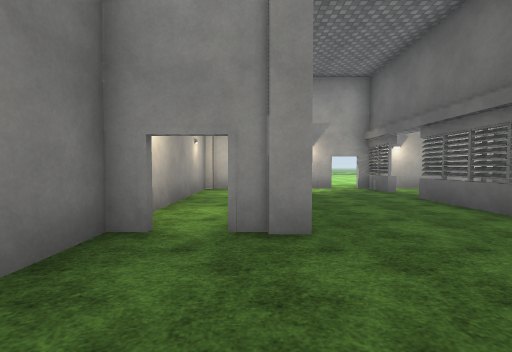
[1] (above)

24 first-person views from a walk through a 3-D level made in the Unity game engine. The camera is 1.4 m above the floor, tilts 2° down and sees 90° across. The floor is counted in squares, 1.8 m on a side. Each view is taken from the middle of a square. On the plan, view 1 faces up. The plan holds only what a view shows up to about 10 squares ahead; the rest is blank. The place goes on beyond the plan. The terrain is drawn as flat ground. The player character is not drawn. Surface patterns are stand-ins for the level's own textures.

[2]
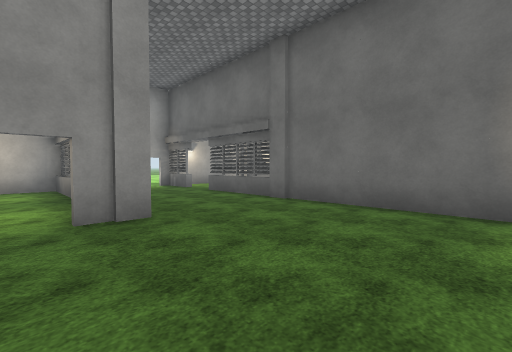

[3]
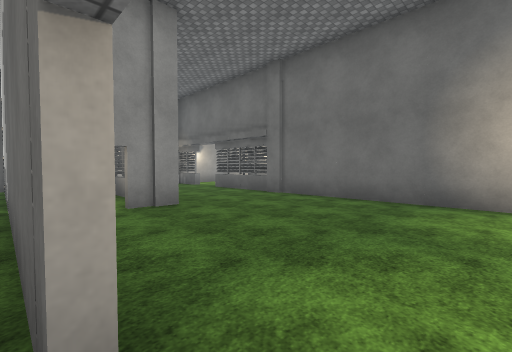

[4]
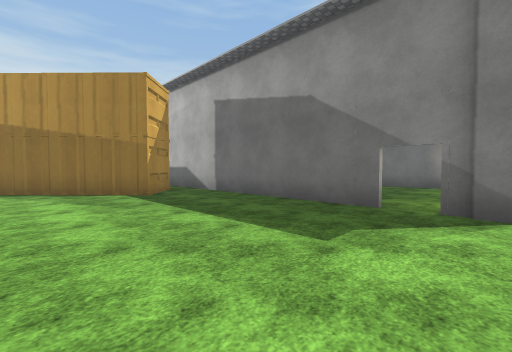

[5]
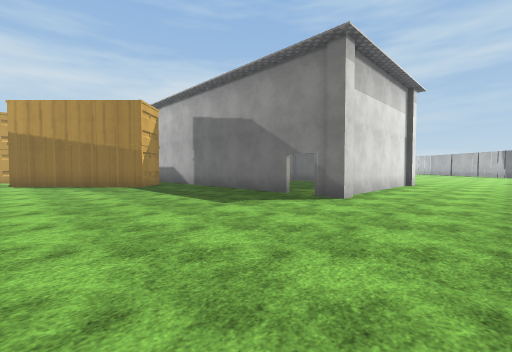

[6]
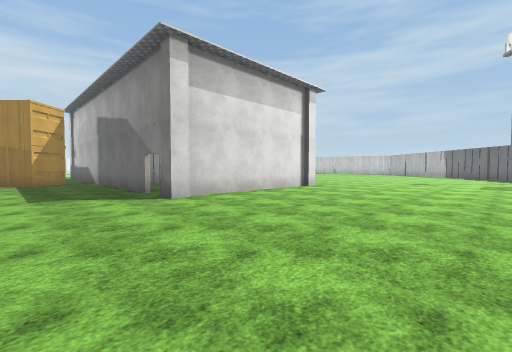

[7]
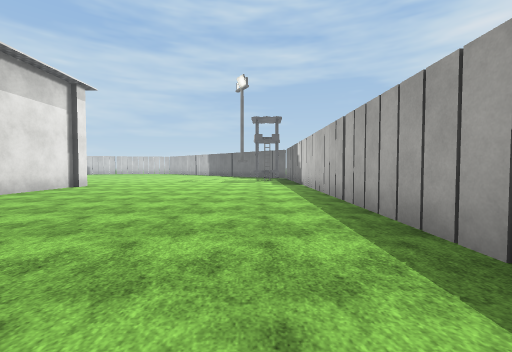

[8]
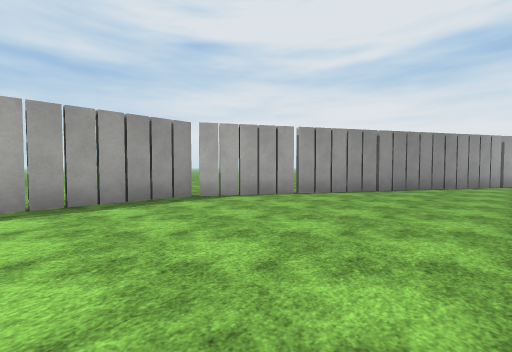

[9]
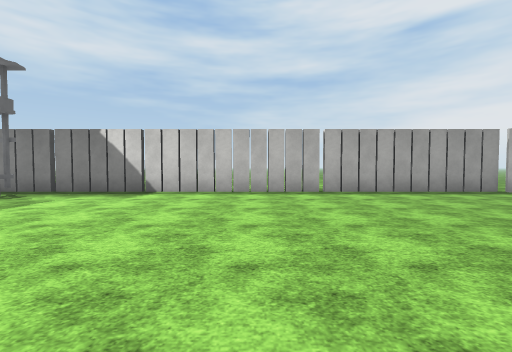

[10]
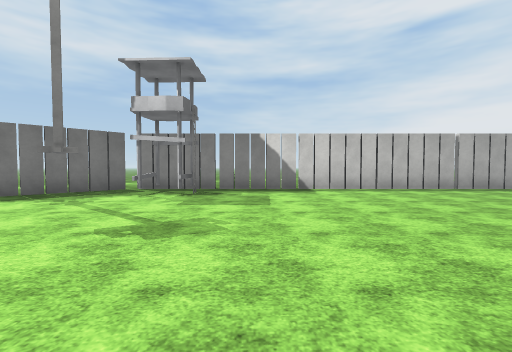

[11]
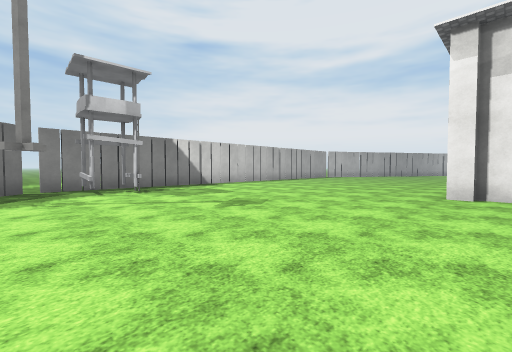

[12]
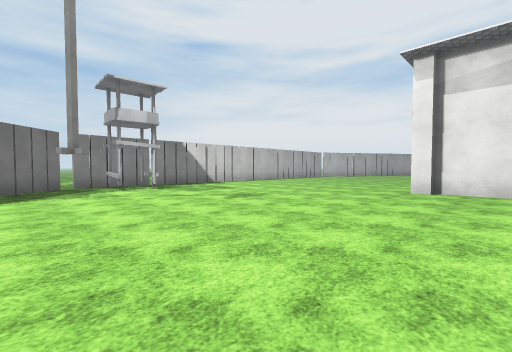

[13]
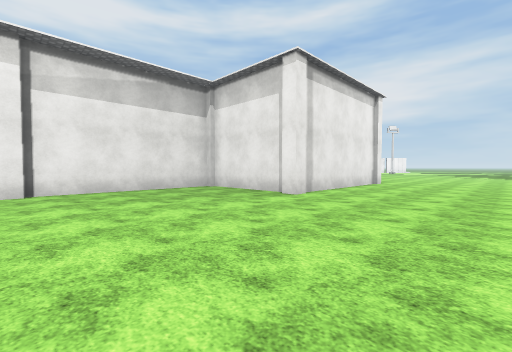

[14]
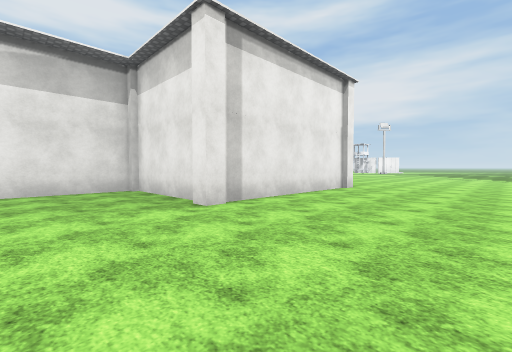

[15]
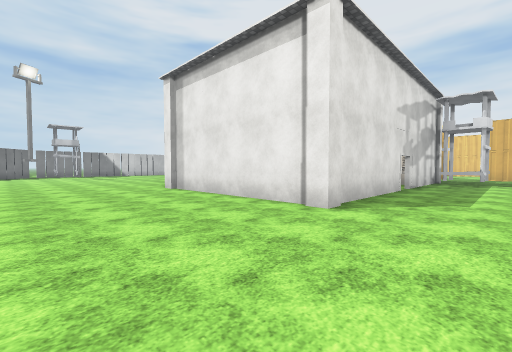

[16]
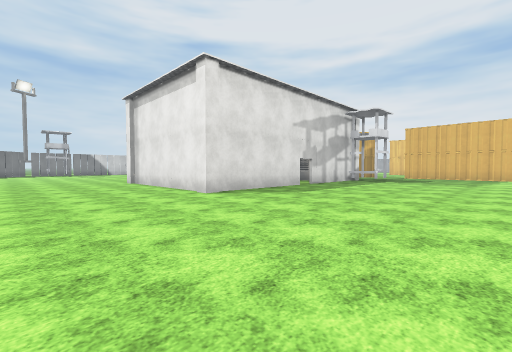

[17]
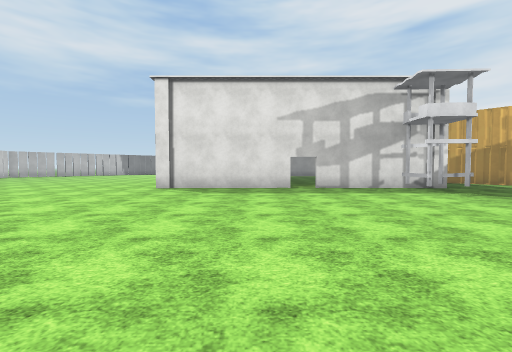

[18]
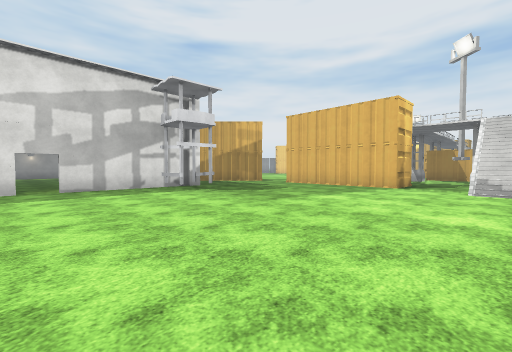

[19]
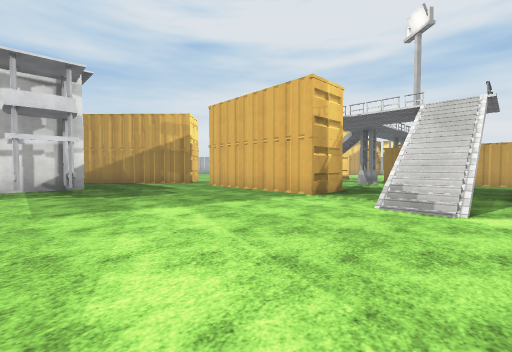

[20]
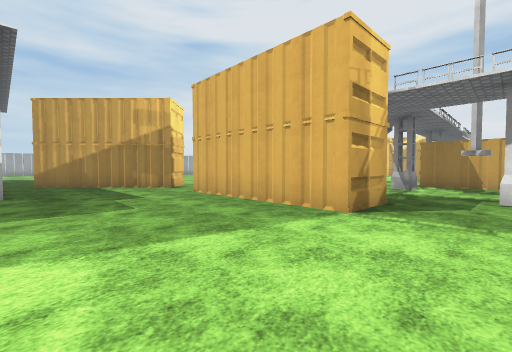

[21]
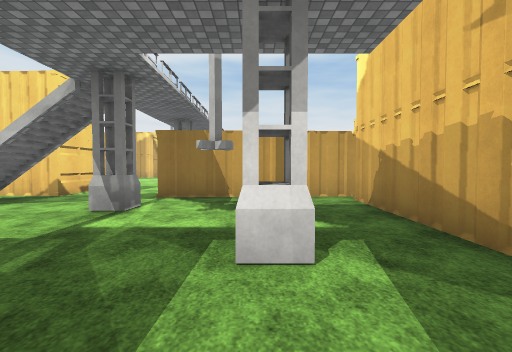

[22]
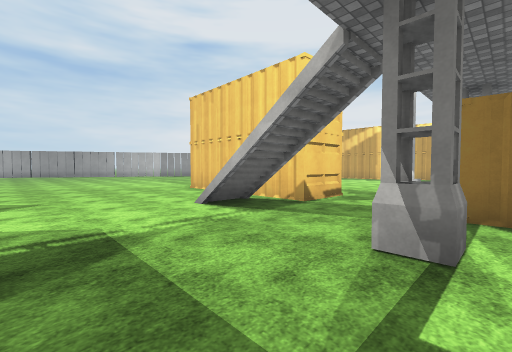

[23]
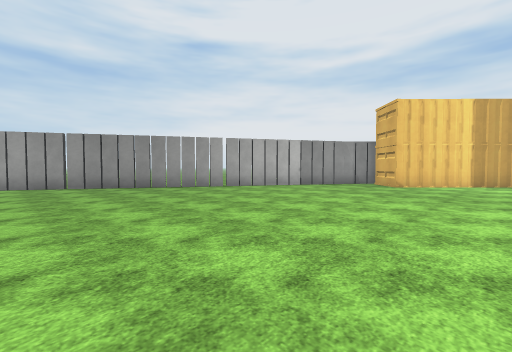

[24]
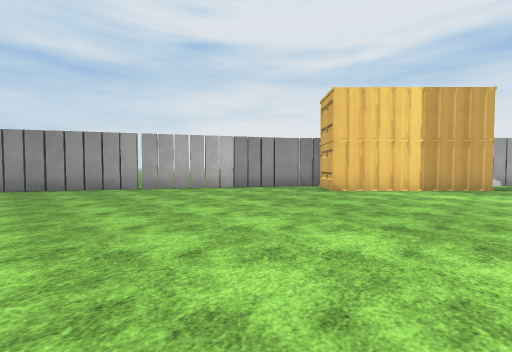

### Floor plan
Points are (right, up) in squares from view 1. A wall is a line through its corners. A room is listed if a view was taken in it or the views show most of it. See-through windows are left out.
Room 1 (views 1, 2)
walls: (0.3, 5) (0.3, 9.2); (-1.2, 3) (-1.8, 3) (-1.8, 1.7); (4.1, 7.7) (4.1, 9.4); (4.1, -2.1) (4.1, 6.4); (-1.8, 8.5) (-1.8, 4.4); (2.7, 9.3) (-1.5, 9.3)
ways out: opening at (-1, -2) to room 2; opening at (3, 9) to room 2; opening at (4, 7)
objects: other object (0, 3); other object (4, 3)
Room 2 (views 3, 4, 5, 6, 7, 8, 9, 10, 11, 12, 13, 14, 15, 16, 17, 18, 19, 20, 21, 22, 23, 24)
walls: (-3.5, 6.1) (-3.3, 5.6); (-1.5, 9.4) (2.7, 9.4); (-6.6, 9) (-2.9, 5.3) (-4.1, 4.1) (-7.8, 7.8); (-1.5, 11.4) (-1.5, 10.5); (-1.9, -1.3) (-1.9, 7.2); (3.6, 9.4) (7.6, 9.4); (4.2, 2.5) (4.2, -2.6); (7.6, 3) (4.6, 3); (3.5, -2.9) (-1.5, -2.9); (-7.9, 16.1) (-6.2, 16) (-6.3, 10.9); (8.5, 8.6) (8.5, 3.5); (-15.7, 12.7) (-13.9, 12.6) (-14.1, 7.5); (-9.2, 20.2) (-13.1, 20.4); (-13.7, 20.7) (-13.6, 15.4); (-5.6, -12) (-0.1, -12); (0, -12) (11.4, -12) (13.5, -10); (-18.9, -4.3) (-5.7, -11.9); (-22.5, 1.8) (-19.7, -1.1) (-20.8, -2.2); (10.3, -9.9) (10.3, -11.4); (8.9, -11.4) (9, -9.8)
low walls: (-0.2, 11.3) (-0.3, 9.8)
ways out: opening at (-1, -2) to room 1; opening at (3, 9) to room 1; gap at (0, -12); gap at (8, -12)
objects: other object (-16, 15); other object (-12, 15); other object (-9, 18); other object (-2, -3); other object (-2, 9) to (-2, 10); other object (4, -3); other object (8, 3); other object (8, 9)

Positions as (right, up) in squares from view 1, and headings:
1: (0, 0), facing up
2: (-1, -1), facing up-right
3: (-2, -2), facing up-right
4: (-7, -3), facing up-right
5: (-8, -6), facing up-right
6: (-5, -9), facing up-right
7: (-6, -10), facing right
8: (-2, -6), facing down-left
9: (2, -4), facing down
10: (7, -3), facing down
11: (12, -2), facing down-left
12: (13, -1), facing down-left
13: (13, -3), facing up-left
14: (13, 0), facing up-left
15: (13, 12), facing down-left
16: (13, 16), facing down-left
17: (5, 19), facing down
18: (4, 19), facing down-left
19: (0, 20), facing down-left
20: (-2, 18), facing down-left
21: (-7, 18), facing left
22: (-9, 16), facing down-left
23: (-9, 2), facing down-left
24: (-12, 3), facing down-left
